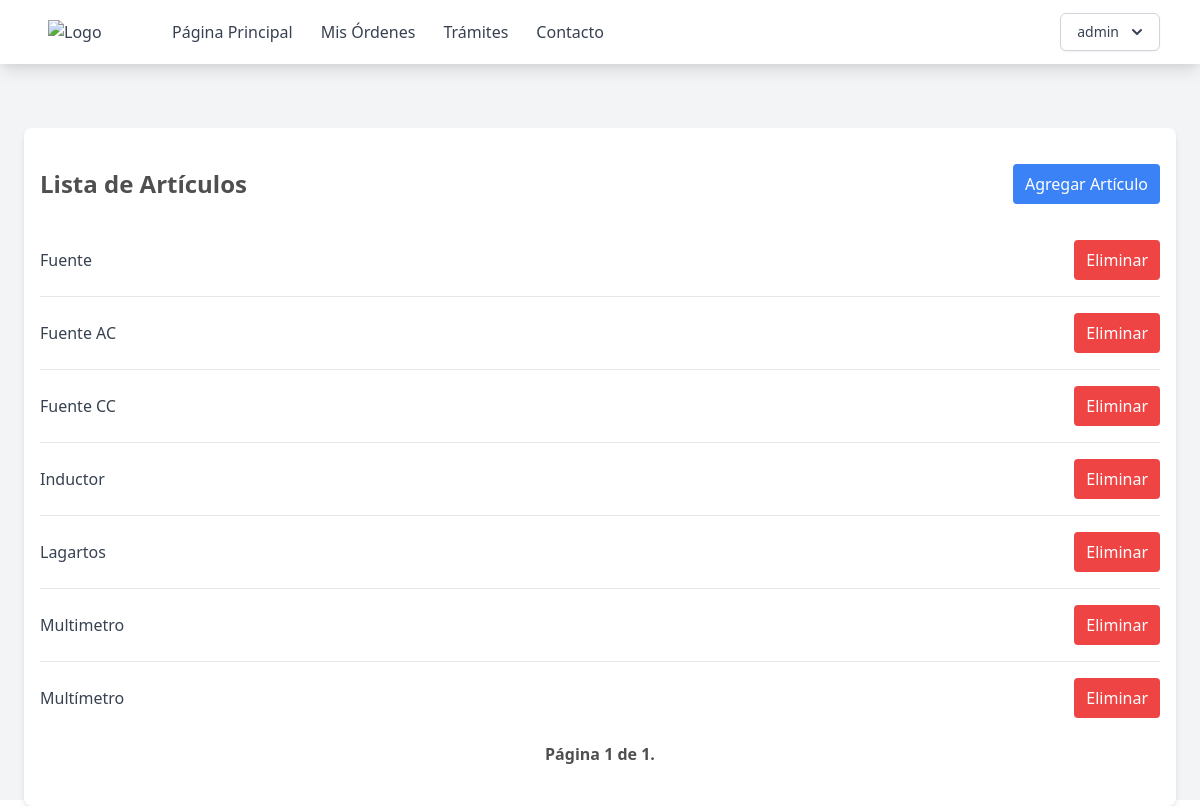
The page /articulos (signed in) on the database its author committed.
### supply_room/models.py (models this page shows, shortened)
class Users(AbstractUser):
    name = models.CharField(max_length=200)
    email = models.EmailField(unique=True)
    role = models.CharField(max_length=200, choices=ROLE_CHOICES, default="student")
    student_id = models.CharField(max_length=200, null=True)
    username = models.CharField(max_length=50, null=True)
    objects = CustomUserManager()
    USERNAME_FIELD = "email"
    REQUIRED_FIELDS = ["name", "role"]

class Item(models.Model):
    name = models.CharField(max_length=200)

### supply_room/views.py (the view)
class ItemList(ListView):
    model = Item
    paginate_by = 10
    def get_queryset(self, *args, **kwargs):
        qs = super(ItemList, self).get_queryset(*args, **kwargs)
        qs = qs.order_by("name")
        return qs

### templates/page/articulos.html (shortened to what this page needs)
{% extends "base.html" %} {% block content %}
<div class="max-w-6xl mx-auto px-4 py-8 bg-white rounded-lg shadow-md mt-16">
    <div class="flex justify-between items-center mb-4">
        <h2 class="text-2xl font-bold py-2">Lista de Artículos</h2>
        <a href="{% url 'crear-articulo' %}" class="py-2 px-3 bg-blue-500 text-white rounded hover:bg-blue-400">Agregar Artículo</a>
    </div>
    <ul class="divide-y divide-gray-200">
        {% for object in object_list %}
        <li class="py-4">
            <div class="flex justify-between items-center">
                <span class="text-gray-700">{{ object.name }}</span>
                <a href="{% url 'eliminar-articulo' object.id %}" class="py-2 px-3 bg-red-500 text-white rounded hover:bg-red-400">Eliminar</a>
            </div>
        </li>
        {% empty %}
        <li class="py-4 text-center text-gray-500">No objects yet.</li>
        {% endfor %}
    </ul>
    <div class="pagination ">
    <div class="step-links flex w-full justify-between items-center p-2">
        <span class="current font-bold mx-4">
            Página {{ page_obj.number }} de {{ page_obj.paginator.num_pages }}.
        </span>
    </div>
</div>
</div>
{% endblock %}

### templates/base.html (shortened to what this page needs)
{% load static %}
<!DOCTYPE html>
<html lang="en">
  <head>
    <link href="{% static 'output.css' %}" rel="stylesheet" />
    <link href="https://cdn.jsdelivr.net/npm/tailwindcss@2.2.19/dist/tailwind.min.css" rel="stylesheet">
  </head>
  <body class="bg-gray-100 h-full h-screen">
    <nav class="bg-white shadow-lg">
      <div class="max-w-6xl mx-auto px-4">
        <div class="flex justify-between">
          <div class="flex space-x-4">
            <div>
              <a href="{% url 'home' %}" class="flex items-center py-5 px-2 text-gray-700">
                <img src="https://eie.ucr.ac.cr/static/img/logos/EIE_v.png" alt="Logo" class="w-20 mr-2">
              </a>
            </div>
            <div class="hidden md:flex items-center space-x-1">
              <a href="{% url 'home' %}" class="py-5 px-3 text-gray-700 hover:text-gray-900">Página Principal</a>
              <a href="#" class="py-5 px-3 text-gray-700 hover:text-gray-900">Mis Órdenes</a>
              <a href="#" class="py-5 px-3 text-gray-700 hover:text-gray-900">Trámites</a>
              <a href="#" class="py-5 px-3 text-gray-700 hover:text-gray-900">Contacto</a>
            </div>
          </div>
          {% if user.is_authenticated %}
          <div class="hidden md:flex items-center space-x-1">
            <div class="relative inline-block text-left">
              <div>
                <button type="button" class="inline-flex justify-center w-full rounded-md border border-gray-300 shadow-sm px-4 py-2 bg-white text-sm font-medium text-gray-700 hover:bg-gray-50 focus:outline-none" id="menu-button" aria-expanded="true" aria-haspopup="true">
                  {{ user.username }}
                  <svg class="-mr-1 ml-2 h-5 w-5" xmlns="http://www.w3.org/2000/svg" viewBox="0 0 20 20" fill="currentColor" aria-hidden="true">
                    <path fill-rule="evenodd" d="M5.293 7.293a1 1 0 011.414 0L10 10.586l3.293-3.293a1 1 0 111.414 1.414l-4 4a1 1 0 01-1.414 0l-4-4a1 1 0 010-1.414z" clip-rule="evenodd" />
                  </svg>
                </button>
              </div>
            </div>
          </div>
          {% endif %}
        </div>
      </div>
    </nav>
    {% if user.is_authenticated %}
    <div>{% block content %} {% endblock %}</div>
    {% else %}
    <p>You are not logged in</p>
    <a href="{% url 'login' %}">Log In</a>
    {% endif %}
  </body>
</html>

### rows shown on the page
Users: username "admin"
Item: name "Fuente"
Item: name "Fuente AC"
Item: name "Fuente CC"
Item: name "Inductor"
Item: name "Lagartos"
Item: name "Multimetro"
Item: name "Multímetro"

### other values the page prints
{{ page_obj.number }} "1"
{{ page_obj.paginator.num_pages }} "1"
